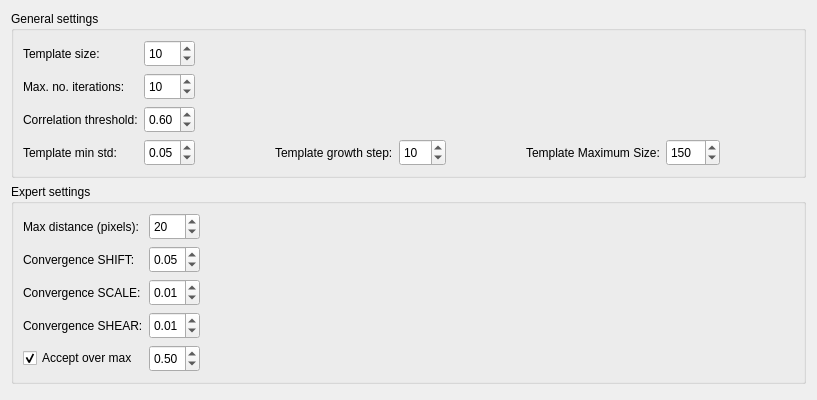
     <widget class="QWidget" name="tab_3">
      <attribute name="title">
       <string>Least-Squares Matching</string>
      </attribute>
      <layout class="QGridLayout" name="gridLayout_3">
       <item row="0" column="0">
        <widget class="QGroupBox" name="groupBox">
         <property name="title">
          <string>General settings</string>
         </property>
         <layout class="QGridLayout" name="gridLayout">
          <item row="0" column="0">
           <widget class="QLabel" name="label">
            <property name="text">
             <string>Template size:</string>
            </property>
           </widget>
          </item>
          <item row="0" column="1">
           <widget class="QSpinBox" name="spinBox3">
            <property name="minimumSize">
             <size>
              <width>0</width>
              <height>27</height>
             </size>
            </property>
            <property name="maximumSize">
             <size>
              <width>55</width>
              <height>27</height>
             </size>
            </property>
            <property name="minimum">
             <number>7</number>
            </property>
            <property name="maximum">
             <number>50</number>
            </property>
            <property name="value">
             <number>10</number>
            </property>
           </widget>
          </item>
          <item row="0" column="2">
           <spacer name="horizontalSpacer_3">
            <property name="orientation">
             <enum>Qt::Horizontal</enum>
            </property>
            <property name="sizeHint" stdset="0">
             <size>
              <width>446</width>
              <height>24</height>
             </size>
            </property>
           </spacer>
          </item>
          <item row="1" column="0">
           <widget class="QLabel" name="label_2">
            <property name="text">
             <string>Max. no. iterations:</string>
            </property>
           </widget>
          </item>
          <item row="1" column="1">
           <widget class="QSpinBox" name="spinBox4">
            <property name="minimumSize">
             <size>
              <width>0</width>
              <height>27</height>
             </size>
            </property>
            <property name="maximumSize">
             <size>
              <width>55</width>
              <height>27</height>
             </size>
            </property>
            <property name="minimum">
             <number>7</number>
            </property>
            <property name="maximum">
             <number>50</number>
            </property>
            <property name="value">
             <number>10</number>
            </property>
           </widget>
          </item>
          <item row="1" column="2">
           <spacer name="horizontalSpacer_4">
            <property name="orientation">
             <enum>Qt::Horizontal</enum>
            </property>
            <property name="sizeHint" stdset="0">
             <size>
              <width>446</width>
              <height>24</height>
             </size>
            </property>
           </spacer>
          </item>
          <item row="2" column="0">
           <widget class="QLabel" name="label_7">
            <property name="text">
             <string>Correlation threshold:</string>
            </property>
           </widget>
          </item>
          <item row="2" column="1">
           <widget class="QDoubleSpinBox" name="doubleSpinBox5">
            <property name="minimumSize">
             <size>
              <width>0</width>
              <height>27</height>
             </size>
            </property>
            <property name="minimum">
             <double>0.500000000000000</double>
            </property>
            <property name="maximum">
             <double>1.000000000000000</double>
            </property>
            <property name="singleStep">
             <double>0.010000000000000</double>
            </property>
            <property name="value">
             <double>0.600000000000000</double>
            </property>
           </widget>
          </item>
          <item row="2" column="2">
           <spacer name="horizontalSpacer_7">
            <property name="orientation">
             <enum>Qt::Horizontal</enum>
            </property>
            <property name="sizeHint" stdset="0">
             <size>
              <width>446</width>
              <height>24</height>
             </size>
            </property>
           </spacer>
          </item>
          <item row="3" column="0">
           <widget class="QLabel" name="label_8">
            <property name="text">
             <string>Template min std:</string>
            </property>
           </widget>
          </item>
          <item row="3" column="1">
           <widget class="QDoubleSpinBox" name="doubleSpinBox6">
            <property name="minimumSize">
             <size>
              <width>0</width>
              <height>27</height>
             </size>
            </property>
            <property name="minimum">
             <double>0.010000000000000</double>
            </property>
            <property name="maximum">
             <double>1.000000000000000</double>
            </property>
            <property name="singleStep">
             <double>0.010000000000000</double>
            </property>
            <property name="value">
             <double>0.050000000000000</double>
            </property>
           </widget>
          </item>
          <item row="3" column="2">
           <layout class="QHBoxLayout" name="horizontalLayout_27">
            <item>
             <spacer name="horizontalSpacer_8">
              <property name="orientation">
               <enum>Qt::Horizontal</enum>
              </property>
              <property name="sizeHint" stdset="0">
               <size>
                <width>28</width>
                <height>17</height>
               </size>
              </property>
             </spacer>
            </item>
            <item>
             <layout class="QHBoxLayout" name="horizontalLayout_26">
              <item>
               <widget class="QLabel" name="label_61">
                <property name="text">
                 <string>Template growth step:</string>
                </property>
               </widget>
              </item>
              <item>
               <widget class="QSpinBox" name="spinBox3_2">
                <property name="minimumSize">
                 <size>
                  <width>0</width>
                  <height>27</height>
                 </size>
                </property>
                <property name="maximumSize">
                 <size>
                  <width>55</width>
                  <height>27</height>
                 </size>
                </property>
                <property name="minimum">
                 <number>1</number>
                </property>
                <property name="maximum">
                 <number>100</number>
                </property>
                <property name="value">
                 <number>10</number>
                </property>
               </widget>
              </item>
             </layout>
            </item>
            <item>
             <spacer name="horizontalSpacer_22">
              <property name="orientation">
               <enum>Qt::Horizontal</enum>
              </property>
              <property name="sizeHint" stdset="0">
               <size>
                <width>18</width>
                <height>18</height>
               </size>
              </property>
             </spacer>
            </item>
            <item>
             <layout class="QHBoxLayout" name="horizontalLayout_25">
              <item>
               <widget class="QLabel" name="label_62">
                <property name="text">
                 <string>Template Maximum Size:</string>
                </property>
               </widget>
              </item>
              <item>
               <widget class="QSpinBox" name="spinBox3_3">
                <property name="minimumSize">
                 <size>
                  <width>0</width>
                  <height>27</height>
                 </size>
                </property>
                <property name="maximumSize">
                 <size>
                  <width>55</width>
                  <height>27</height>
                 </size>
                </property>
                <property name="minimum">
                 <number>10</number>
                </property>
                <property name="maximum">
                 <number>1000</number>
                </property>
                <property name="value">
                 <number>150</number>
                </property>
               </widget>
              </item>
             </layout>
            </item>
            <item>
             <spacer name="horizontalSpacer_25">
              <property name="orientation">
               <enum>Qt::Horizontal</enum>
              </property>
              <property name="sizeHint" stdset="0">
               <size>
                <width>38</width>
                <height>18</height>
               </size>
              </property>
             </spacer>
            </item>
           </layout>
          </item>
         </layout>
        </widget>
       </item>
       <item row="1" column="0">
        <widget class="QGroupBox" name="groupBox_2">
         <property name="minimumSize">
          <size>
           <width>0</width>
           <height>180</height>
          </size>
         </property>
         <property name="title">
          <string>Expert settings</string>
         </property>
         <layout class="QGridLayout" name="gridLayout_2">
          <item row="0" column="0">
           <widget class="QLabel" name="label_3">
            <property name="text">
             <string>Max distance (pixels):</string>
            </property>
           </widget>
          </item>
          <item row="0" column="1">
           <widget class="QSpinBox" name="spinBox7">
            <property name="minimumSize">
             <size>
              <width>0</width>
              <height>27</height>
             </size>
            </property>
            <property name="maximumSize">
             <size>
              <width>55</width>
              <height>27</height>
             </size>
            </property>
            <property name="minimum">
             <number>10</number>
            </property>
            <property name="maximum">
             <number>100</number>
            </property>
            <property name="value">
             <number>20</number>
            </property>
           </widget>
          </item>
          <item row="0" column="2">
           <spacer name="horizontalSpacer">
            <property name="orientation">
             <enum>Qt::Horizontal</enum>
            </property>
            <property name="sizeHint" stdset="0">
             <size>
              <width>443</width>
              <height>20</height>
             </size>
            </property>
           </spacer>
          </item>
          <item row="1" column="0">
           <widget class="QLabel" name="label_4">
            <property name="text">
             <string>Convergence SHIFT:</string>
            </property>
           </widget>
          </item>
          <item row="1" column="1">
           <widget class="QDoubleSpinBox" name="doubleSpinBox8">
            <property name="minimumSize">
             <size>
              <width>0</width>
              <height>27</height>
             </size>
            </property>
            <property name="minimum">
             <double>0.000000000000000</double>
            </property>
            <property name="maximum">
             <double>1.000000000000000</double>
            </property>
            <property name="singleStep">
             <double>0.010000000000000</double>
            </property>
            <property name="value">
             <double>0.050000000000000</double>
            </property>
           </widget>
          </item>
          <item row="1" column="2">
           <spacer name="horizontalSpacer_2">
            <property name="orientation">
             <enum>Qt::Horizontal</enum>
            </property>
            <property name="sizeHint" stdset="0">
             <size>
              <width>443</width>
              <height>20</height>
             </size>
            </property>
           </spacer>
          </item>
          <item row="2" column="0">
           <widget class="QLabel" name="label_5">
            <property name="text">
             <string>Convergence SCALE:</string>
            </property>
           </widget>
          </item>
          <item row="2" column="1">
           <widget class="QDoubleSpinBox" name="doubleSpinBox9">
            <property name="minimumSize">
             <size>
              <width>0</width>
              <height>27</height>
             </size>
            </property>
            <property name="minimum">
             <double>0.000000000000000</double>
            </property>
            <property name="maximum">
             <double>1.000000000000000</double>
            </property>
            <property name="singleStep">
             <double>0.010000000000000</double>
            </property>
            <property name="value">
             <double>0.010000000000000</double>
            </property>
           </widget>
          </item>
          <item row="2" column="2">
           <spacer name="horizontalSpacer_5">
            <property name="orientation">
             <enum>Qt::Horizontal</enum>
            </property>
            <property name="sizeHint" stdset="0">
             <size>
              <width>443</width>
              <height>20</height>
             </size>
            </property>
           </spacer>
          </item>
          <item row="3" column="0">
           <widget class="QLabel" name="label_6">
            <property name="text">
             <string>Convergence SHEAR:</string>
            </property>
           </widget>
          </item>
          <item row="3" column="1">
           <widget class="QDoubleSpinBox" name="doubleSpinBox10">
            <property name="minimumSize">
             <size>
              <width>0</width>
              <height>27</height>
             </size>
            </property>
            <property name="minimum">
             <double>0.000000000000000</double>
            </property>
            <property name="maximum">
             <double>1.000000000000000</double>
            </property>
            <property name="singleStep">
             <double>0.010000000000000</double>
            </property>
            <property name="value">
             <double>0.010000000000000</double>
            </property>
           </widget>
          </item>
          <item row="3" column="2">
           <spacer name="horizontalSpacer_6">
            <property name="orientation">
             <enum>Qt::Horizontal</enum>
            </property>
            <property name="sizeHint" stdset="0">
             <size>
              <width>443</width>
              <height>20</height>
             </size>
            </property>
           </spacer>
          </item>
          <item row="4" column="0">
           <widget class="QCheckBox" name="checkBox">
            <property name="text">
             <string>Accept over max</string>
            </property>
            <property name="checked">
             <bool>true</bool>
            </property>
           </widget>
          </item>
          <item row="4" column="1">
           <widget class="QDoubleSpinBox" name="doubleSpinBox17">
            <property name="minimumSize">
             <size>
              <width>0</width>
              <height>27</height>
             </size>
            </property>
            <property name="minimum">
             <double>0.010000000000000</double>
            </property>
            <property name="maximum">
             <double>1.000000000000000</double>
            </property>
            <property name="singleStep">
             <double>0.100000000000000</double>
            </property>
            <property name="value">
             <double>0.500000000000000</double>
            </property>
           </widget>
          </item>
          <item row="4" column="2">
           <spacer name="horizontalSpacer_16">
            <property name="orientation">
             <enum>Qt::Horizontal</enum>
            </property>
            <property name="sizeHint" stdset="0">
             <size>
              <width>594</width>
              <height>20</height>
             </size>
            </property>
           </spacer>
          </item>
         </layout>
        </widget>
       </item>
       <item row="2" column="0">
        <spacer name="verticalSpacer_2">
         <property name="orientation">
          <enum>Qt::Vertical</enum>
         </property>
         <property name="sizeHint" stdset="0">
          <size>
           <width>20</width>
           <height>5</height>
          </size>
         </property>
        </spacer>
       </item>
      </layout>
     </widget>
